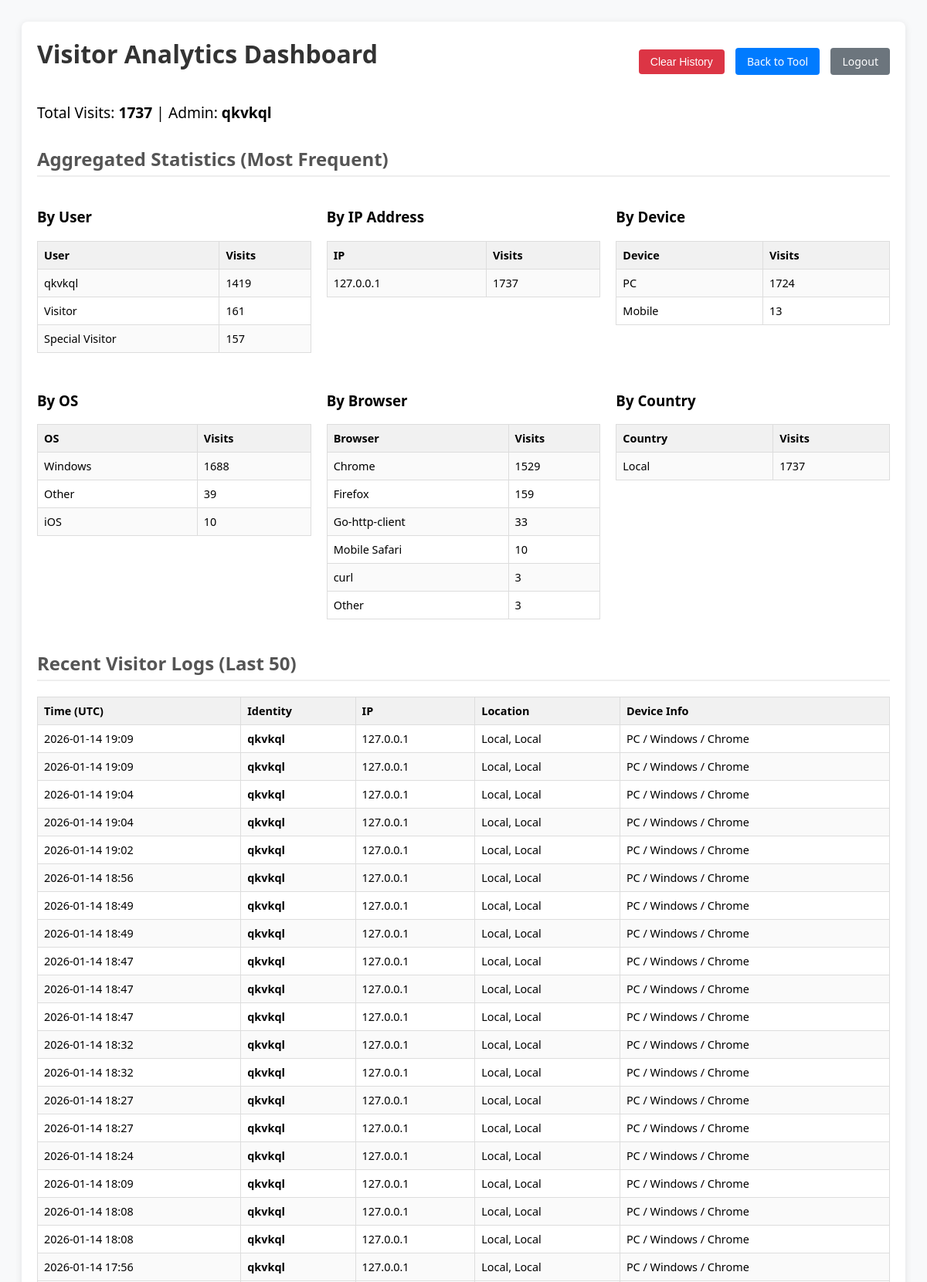
Screenshot of /visitor_stats (signed in, upper part) with the database file from the repository.
### app.py (models this page shows, shortened)
class User(UserMixin, db.Model):
    id = db.Column(db.Integer, primary_key=True)
    username = db.Column(db.String(150), unique=True, nullable=False)
    password_hash = db.Column(db.String(150), nullable=False)
    is_admin = db.Column(db.Boolean, default=False)
    user_level = db.Column(db.String(20), default='basic')

class Visitor(db.Model):
    id = db.Column(db.Integer, primary_key=True)
    username = db.Column(db.String(150), nullable=True)
    ip_address = db.Column(db.String(50))
    timestamp = db.Column(db.DateTime, default=datetime.utcnow)
    country = db.Column(db.String(50))
    city = db.Column(db.String(50))
    device_type = db.Column(db.String(50))
    os = db.Column(db.String(50))
    browser = db.Column(db.String(50))
    device_brand = db.Column(db.String(50))

### app.py (the view)
@app.route('/visitor_stats')
@admin_required
def visitor_stats():
    visits = Visitor.query.order_by(Visitor.timestamp.desc()).limit(50).all()
    total_visits = Visitor.query.count()
    def get_aggregated_stats(column):
        return db.session.query(column, func.count(Visitor.id).label('count')).group_by(column).order_by(func.count(Visitor.id).desc()).all()
    analytics = {
        'Users': get_aggregated_stats(Visitor.username), 'IPs': get_aggregated_stats(Visitor.ip_address),
        'Devices': get_aggregated_stats(Visitor.device_type), 'OS': get_aggregated_stats(Visitor.os),
        'Browsers': get_aggregated_stats(Visitor.browser), 'Locations': get_aggregated_stats(Visitor.country)
    }
    return render_template('stats.html', visits=visits, count=total_visits, analytics=analytics)

### app.py (called while the page is built, shortened)
@app.context_processor
def inject_csrf_token():
    return dict(csrf_token=generate_csrf, t=get_translation, lang=get_current_language)

@login_manager.user_loader
def load_user(user_id):
    return User.query.get(int(user_id))

def admin_required(f):
    @wraps(f)
    @login_required
    def decorated_function(*args, **kwargs):
        if not current_user.is_admin:
            flash("Access denied.")
            return redirect(url_for('home'))
        return f(*args, **kwargs)
    return decorated_function

@app.before_request
def track_visitor():
    if request.endpoint in ['static', 'search_stations', 'visitor_stats', 'clear_visitor_db', 'login', 'signup', 'logout', 'invitation']:
        return

### templates/stats.html (shortened to what this page needs)
<!DOCTYPE html>
<html lang="en">
<head>
</head>
<body>
<div class="container">
    <div class="header">
        <h1>Visitor Analytics Dashboard</h1>
        <div>
            <form action="{{ url_for('clear_visitor_db') }}" method="post" style="display:inline;" onsubmit="return confirm('Are you sure you want to delete ALL visitor logs?');">
                <button type="submit" class="btn btn-danger">Clear History</button>
            </form>
            <a href="{{ url_for('home') }}" class="btn btn-primary" style="margin-left: 10px;">Back to Tool</a>
            <a href="{{ url_for('logout') }}" class="btn btn-secondary" style="margin-left: 10px;">Logout</a>
        </div>
    </div>
    <p style="font-size: 1.2em;">Total Visits: <strong>{{ count }}</strong> | Admin: <strong>{{ current_user.username }}</strong></p>
    <h2>Aggregated Statistics (Most Frequent)</h2>
    <div class="grid-container">
        <div>
            <h3>By User</h3>
            <table>
                <tr><th>User</th><th>Visits</th></tr>
                {% for row in analytics['Users'] %}
                <tr><td>{{ row[0] }}</td><td>{{ row[1] }}</td></tr>
                {% endfor %}
            </table>
        </div>
        <div>
            <h3>By IP Address</h3>
            <table>
                <tr><th>IP</th><th>Visits</th></tr>
                {% for row in analytics['IPs'][:10] %}
                <tr><td>{{ row[0] }}</td><td>{{ row[1] }}</td></tr>
                {% endfor %}
            </table>
        </div>
        <div>
            <h3>By Device</h3>
            <table>
                <tr><th>Device</th><th>Visits</th></tr>
                {% for row in analytics['Devices'] %}
                <tr><td>{{ row[0] }}</td><td>{{ row[1] }}</td></tr>
                {% endfor %}
            </table>
        </div>
        <div>
            <h3>By OS</h3>
            <table>
                <tr><th>OS</th><th>Visits</th></tr>
                {% for row in analytics['OS'] %}
                <tr><td>{{ row[0] }}</td><td>{{ row[1] }}</td></tr>
                {% endfor %}
            </table>
        </div>
        <div>
            <h3>By Browser</h3>
            <table>
                <tr><th>Browser</th><th>Visits</th></tr>
                {% for row in analytics['Browsers'] %}
                <tr><td>{{ row[0] }}</td><td>{{ row[1] }}</td></tr>
                {% endfor %}
            </table>
        </div>
        <div>
            <h3>By Country</h3>
            <table>
                <tr><th>Country</th><th>Visits</th></tr>
                {% for row in analytics['Locations'] %}
                <tr><td>{{ row[0] }}</td><td>{{ row[1] }}</td></tr>
                {% endfor %}
            </table>
        </div>
    </div>
    <h2>Recent Visitor Logs (Last 50)</h2>
    <table>
        <thead>
            <tr>
                <th>Time (UTC)</th>
                <th>Identity</th>
                <th>IP</th>
                <th>Location</th>
                <th>Device Info</th>
            </tr>
        </thead>
        <tbody>
            {% for v in visits %}
            <tr>
                <td>{{ v.timestamp.strftime('%Y-%m-%d %H:%M') }}</td>
                <td><strong>{{ v.username }}</strong></td>
                <td>{{ v.ip_address }}</td>
                <td>{{ v.city }}, {{ v.country }}</td>
                <td>{{ v.device_type }} / {{ v.os }} / {{ v.browser }}</td>
            </tr>
            {% endfor %}
        </tbody>
    </table>
</div>
</body>
</html>

### templates/stats.html (style rules this page uses)
body { font-family: 'Segoe UI', Tahoma, Geneva, Verdana, sans-serif; padding: 20px; background-color: #f8f9fa; }
.container { max-width: 1200px; margin: 0 auto; background: white; padding: 20px; border-radius: 8px; box-shadow: 0 2px 10px rgba(0,0,0,0.1); }
h1 { margin-top: 0; color: #333; }
h2 { color: #555; border-bottom: 2px solid #eee; padding-bottom: 5px; margin-top: 30px; }
.header { display: flex; justify-content: space-between; align-items: center; margin-bottom: 20px; }
.btn { padding: 8px 15px; border-radius: 4px; text-decoration: none; color: white; border: none; cursor: pointer; font-size: 14px; }
.btn-danger { background-color: #dc3545; }
.btn-primary { background-color: #007bff; }
.btn-secondary { background-color: #6c757d; }
.grid-container { display: grid; grid-template-columns: repeat(auto-fit, minmax(300px, 1fr)); gap: 20px; }
table { width: 100%; border-collapse: collapse; margin-bottom: 10px; font-size: 0.9em; }
th, td { border: 1px solid #ddd; padding: 8px; text-align: left; }
th { background-color: #f1f1f1; }
tr:nth-child(even) { background-color: #fafafa; }

### rows the page displays
User: username "qkvkql"
Visitor: username "Special Visitor", id "157"
Visitor: timestamp "2026-01-14 19:09", username "qkvkql", ip_address "127.0.0.1", city "Local", country "Local", device_type "PC", os "Windows", browser "Chrome"
Visitor: timestamp "2026-01-14 19:09", username "qkvkql", ip_address "127.0.0.1", city "Local", country "Local", device_type "PC", os "Windows", browser "Chrome"
Visitor: timestamp "2026-01-14 19:04", username "qkvkql", ip_address "127.0.0.1", city "Local", country "Local", device_type "PC", os "Windows", browser "Chrome"
Visitor: timestamp "2026-01-14 19:04", username "qkvkql", ip_address "127.0.0.1", city "Local", country "Local", device_type "PC", os "Windows", browser "Chrome"
Visitor: timestamp "2026-01-14 19:02", username "qkvkql", ip_address "127.0.0.1", city "Local", country "Local", device_type "PC", os "Windows", browser "Chrome"
Visitor: timestamp "2026-01-14 18:56", username "qkvkql", ip_address "127.0.0.1", city "Local", country "Local", device_type "PC", os "Windows", browser "Chrome"
Visitor: timestamp "2026-01-14 18:49", username "qkvkql", ip_address "127.0.0.1", city "Local", country "Local", device_type "PC", os "Windows", browser "Chrome"
Visitor: timestamp "2026-01-14 18:49", username "qkvkql", ip_address "127.0.0.1", city "Local", country "Local", device_type "PC", os "Windows", browser "Chrome"
Visitor: timestamp "2026-01-14 18:47", username "qkvkql", ip_address "127.0.0.1", city "Local", country "Local", device_type "PC", os "Windows", browser "Chrome"
Visitor: timestamp "2026-01-14 18:47", username "qkvkql", ip_address "127.0.0.1", city "Local", country "Local", device_type "PC", os "Windows", browser "Chrome"
Visitor: timestamp "2026-01-14 18:47", username "qkvkql", ip_address "127.0.0.1", city "Local", country "Local", device_type "PC", os "Windows", browser "Chrome"
Visitor: timestamp "2026-01-14 18:32", username "qkvkql", ip_address "127.0.0.1", city "Local", country "Local", device_type "PC", os "Windows", browser "Chrome"
Visitor: timestamp "2026-01-14 18:32", username "qkvkql", ip_address "127.0.0.1", city "Local", country "Local", device_type "PC", os "Windows", browser "Chrome"
Visitor: timestamp "2026-01-14 18:27", username "qkvkql", ip_address "127.0.0.1", city "Local", country "Local", device_type "PC", os "Windows", browser "Chrome"
Visitor: timestamp "2026-01-14 18:27", username "qkvkql", ip_address "127.0.0.1", city "Local", country "Local", device_type "PC", os "Windows", browser "Chrome"
Visitor: timestamp "2026-01-14 18:24", username "qkvkql", ip_address "127.0.0.1", city "Local", country "Local", device_type "PC", os "Windows", browser "Chrome"
Visitor: timestamp "2026-01-14 18:09", username "qkvkql", ip_address "127.0.0.1", city "Local", country "Local", device_type "PC", os "Windows", browser "Chrome"
Visitor: timestamp "2026-01-14 18:08", username "qkvkql", ip_address "127.0.0.1", city "Local", country "Local", device_type "PC", os "Windows", browser "Chrome"
Visitor: timestamp "2026-01-14 18:08", username "qkvkql", ip_address "127.0.0.1", city "Local", country "Local", device_type "PC", os "Windows", browser "Chrome"
Visitor: timestamp "2026-01-14 17:56", username "qkvkql", ip_address "127.0.0.1", city "Local", country "Local", device_type "PC", os "Windows", browser "Chrome"

### other values shown
{{ count }} "1737"
{{ row[0] }} "qkvkql" "Visitor"
{{ row[1] }} "1419" "161"
{{ row[0] }} "127.0.0.1"
{{ row[1] }} "1737"
{{ row[0] }} "PC" "Mobile"
{{ row[1] }} "1724" "13"
{{ row[0] }} "Windows" "Other" "iOS"
{{ row[1] }} "1688" "39" "10"
{{ row[0] }} "Chrome" "Firefox" "Go-http-client" "Mobile Safari" "curl" "Other"
{{ row[1] }} "1529" "159" "33" "10" "3" "3"
{{ row[0] }} "Local"
